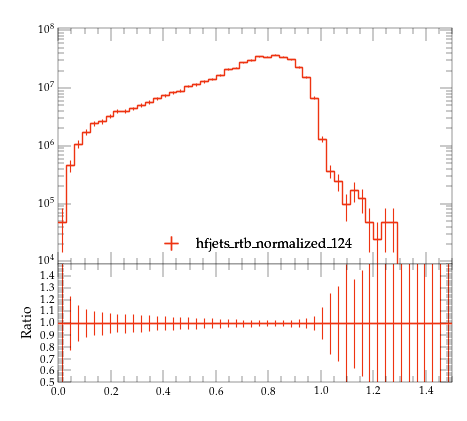

This figure's Python source:
#! /usr/bin/env python

# This Python script was auto-generated using YODA v2.0.2.
# Analysis object: /MC_HFJETS_NOTNORM/efracB
# Timestamp: 29-07-2026 (18:13:03)

import matplotlib as mpl
import matplotlib.pyplot as plt
mpl.use('Agg') # comment out for interactive use
import os
import numpy as np

plotDir = os.path.split(os.path.realpath(__file__))[0]
if 'YODA_USER_PLOT_PATH' in globals():
    plot_outdir = globals()['YODA_USER_PLOT_PATH']
else:
    plot_outdir = plotDir

#plot style
plt.style.use(os.path.join(plotDir, '../default.mplstyle'))
# plot metadata
figW, figH = plt.rcParams['figure.figsize']
ax_xLabel = r''
ax_yLabel = r''
ax_title  = r''
ax_xScale = 'linear'
ax_yScale = 'log'
xLims = (0.0, 1.5)
yLims = (9000.0, 110000000.00000001)

# TeX-friendly labels for the legend
labels = {
    'legend' : ([ r"hfjets\_rtb\_normalized\_124" ], r""),
}

# Adjust canvas width and height
canvasW = 10.0
canvasH = 9.0
figW *= canvasW/10.
figH *= canvasH/9.

# Create figure and axis objects
fig, (ax, ratio0_ax) = plt.subplots(2, 1, sharex=True,
                  figsize=(figW,figH), gridspec_kw={'height_ratios': (6.0, 3.0)})

# Set figure margins
plt.subplots_adjust(
    left   = 1.0 * plt.rcParams['figure.subplot.left'],
    right  = 1.0 * plt.rcParams['figure.subplot.right'],
    top    = 1.0 * plt.rcParams['figure.subplot.top'],
    bottom = 1.0 * plt.rcParams['figure.subplot.bottom'])

ratio0_ax.yaxis.set_major_locator(mpl.ticker.MultipleLocator(0.1))
ratio0_ax.set_ylim(0.5, 1.4999)
ratio0_ax.set_ylabel('Ratio')

# the numerical data is stored in a separate file
dataf = dict()
prefix = os.path.split(__file__)[0]
if prefix:    prefix = prefix + '/'
exec(open(prefix+'efracB__data.py').read(), dataf)


legend_handles = dict() # keep track of handles for the legend

# style options for curves
# starts at zorder>=5 to draw curve on top of legend
styles = {
  'hfjets_rtb_normalized_124.yoda.gz': {
    'color' : '#EE3311',
    'linestyle' : '-',
    'linewidth' : 1,
    'marker' : 'none',
    'markersize' : 2,
    'capsize' : 0.0,
    'zorder' : 5,
    'histstyle' : 1,
    'drawstyle' : 'steps-pre',
    'xerrorbars' : 1,
    'yerrorbars' : 1,
    'fillcolor' : None,
    'fillopacity' : 1.0,
    'ratio0_linestyle' : '-',
    'ratio0_linewidth' : 1,
    'ratio0_marker' : 'none',
    'ratio0_markersize' : 2,
    'ratio0_capsize' : 0.0,
    'ratio0_zorder' : 5,
    'ratio0_histstyle' : 1,
    'ratio0_drawstyle' : 'steps-pre',
    'ratio0_xerrorbars' : 1,
    'ratio0_yerrorbars' : 1,
  },
}

# curve from input yoda files in main panel
for label, yvals in dataf['yvals'].items():
    if all(np.isnan(v) for v in dataf['yvals'][label]):
        continue
    tmp = None
    if styles[label]['histstyle']: # draw as histogram
        xpos = dataf['xedges'][label] if styles[label]['drawstyle'] else dataf['xpoints'][label]
        ypos = np.insert(yvals, 0, yvals[0]) if styles[label]['drawstyle'] else yvals
        if styles[label]['fillcolor']: # fill area below curve
            ax.fill_between(xpos, ypos, step='pre',
                            color=styles[label]['fillcolor'],
                            alpha=styles[label]['fillopacity'])
        tmp, = ax.plot(xpos, ypos,
                       color=styles[label]['color'],
                       linestyle=styles[label]['linestyle'],
                       linewidth=styles[label]['linewidth'],
                       drawstyle=styles[label]['drawstyle'], solid_joinstyle='miter',
                       zorder=styles[label]['zorder'], label=label)
    tmp = ax.errorbar(dataf['xpoints'][label], yvals,
                      xerr=np.array(dataf['xerrs'][label])*styles[label]['xerrorbars'],
                      yerr=np.array(dataf['yerrs'][label])*styles[label]['yerrorbars'],
                      fmt=styles[label]['marker'], capsize=styles[label]['capsize'],
                      markersize=styles[label]['markersize'],
                      ecolor=styles[label]['color'],
                      color=styles[label]['color'], zorder=styles[label]['zorder'])
    tmp[-1][0].set_linestyle(styles[label]['linestyle'])
    tmp[-1][0].set_linewidth(styles[label]['linewidth'])
    if label in dataf['add_legend_handle']:  legend_handles[label] = tmp
    for varLabel in dataf['variation_yvals'].keys():
        if varLabel.startswith(label):
            tmp, = ax.plot(dataf['xedges'][label], dataf['variation_yvals'][varLabel],
                           color=styles[label]['color'],
                           linestyle=styles[label]['linestyle'],
                           linewidth=styles[label]['linewidth'],
                           drawstyle='steps-pre', solid_joinstyle='miter',
                           zorder=styles[label]['zorder'], alpha=0.5)


# plots on ratio panel
# curve from input yoda files in ratio panel
for label, yvals in dataf['ratio0_yvals'].items():
    if all(np.isnan(v) for v in yvals):
        continue
    if styles[label]['ratio0_histstyle']: # plot as histogram
        xpos = dataf['xedges']['hfjets_rtb_normalized_124.yoda.gz'] if styles[label]['ratio0_drawstyle'] else dataf['xpoints']['hfjets_rtb_normalized_124.yoda.gz']
        ypos = np.insert(yvals, 0, yvals[0]) if styles[label]['ratio0_drawstyle'] else yvals
        ratio0_ax.plot(xpos, ypos,
                       color=styles[label]['color'],
                       linewidth=styles[label]['linewidth'],
                       linestyle=styles[label]['ratio0_linestyle'],
                       drawstyle=styles[label]['ratio0_drawstyle'], zorder=styles[label]['zorder'],
                       solid_joinstyle='miter')
    tmp = ratio0_ax.errorbar(dataf['xpoints']['hfjets_rtb_normalized_124.yoda.gz'], yvals,
                             xerr=np.array(dataf['ref_xerrs'])*styles[label]['ratio0_xerrorbars'],
                             yerr=np.array(dataf['ratio0_yerrs'][label])*styles[label]['ratio0_yerrorbars'],
                             fmt=styles[label]['ratio0_marker'], capsize=styles[label]['ratio0_capsize'],
                             markersize=styles[label]['ratio0_markersize'],
                             ecolor=styles[label]['color'],
                             color=styles[label]['color'])
    tmp[-1][0].set_linestyle(styles[label]['ratio0_linestyle'])
    tmp[-1][0].set_linewidth(styles[label]['ratio0_linewidth'])

    for varlabel in dataf['ratio0_variation_vals'].keys():
        if varlabel.startswith(label):
            ratio0_ax.plot(dataf['xedges']['hfjets_rtb_normalized_124.yoda.gz'],
                            dataf['ratio0_variation_vals'][varlabel],
                            color=styles[label]['color'],
                            linestyle=styles[label]['linestyle'],
                            linewidth=styles[label]['linewidth'],
                            drawstyle='steps-pre', solid_joinstyle='miter',
                            zorder=1, alpha=0.5)

legend_items = list(legend_handles.values())
ax.add_artist(ax.legend(legend_items,
                        labels['legend'][0],
                        title=labels['legend'][1],
                        alignment='left',
                        loc='lower center',
                        bbox_to_anchor=(0.5, 0.0)))

# set plot metadata as defined above
ratio0_ax.set_xlabel(ax_xLabel)
ratio0_ax.xaxis.set_label_coords(1., -0.15)
ax.set_ylabel(ax_yLabel, ha='right', va='top')
ax.yaxis.set_label_coords(-0.11, 1.0)
ax.set_title(ax_title, loc='left')
ax.set_xscale(ax_xScale)
ax.set_yscale(ax_yScale)
ax.set_xlim(xLims)
ax.set_ylim(yLims)

# tick formatting
plt.rcParams['xtick.top'] = True
plt.rcParams['ytick.right'] = True
ax.yaxis.set_major_locator(mpl.ticker.LogLocator(base=10.0, numticks=np.inf))
ax.yaxis.set_minor_locator(mpl.ticker.LogLocator(
                           base=10.0, subs=np.arange(0.1, 1, 0.1), numticks=np.inf))
fig.align_ylabels((ax, ratio0_ax))
plt.savefig(os.path.join(plot_outdir, 'efracB.pdf'), format='PDF')
plt.savefig(os.path.join(plot_outdir, 'efracB.png'), format='PNG')

plt.close(fig)
